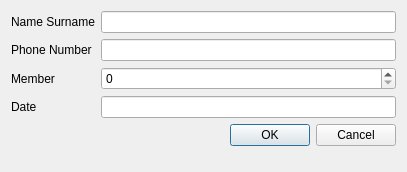
<?xml version="1.0" encoding="UTF-8"?>
<ui version="4.0">
 <class>name</class>
 <widget class="QDialog" name="name">
  <property name="geometry">
   <rect>
    <x>0</x>
    <y>0</y>
    <width>407</width>
    <height>172</height>
   </rect>
  </property>
  <property name="windowTitle">
   <string>Dialog</string>
  </property>
  <layout class="QFormLayout" name="formLayout">
   <item row="0" column="0">
    <widget class="QLabel" name="label">
     <property name="text">
      <string>Name Surname</string>
     </property>
    </widget>
   </item>
   <item row="0" column="1">
    <widget class="QLineEdit" name="lineEdit_2"/>
   </item>
   <item row="1" column="1">
    <widget class="QLineEdit" name="lineEdit"/>
   </item>
   <item row="1" column="0">
    <widget class="QLabel" name="label_2">
     <property name="text">
      <string>Phone Number</string>
     </property>
    </widget>
   </item>
   <item row="2" column="0">
    <widget class="QLabel" name="label_3">
     <property name="text">
      <string>Member</string>
     </property>
    </widget>
   </item>
   <item row="2" column="1">
    <widget class="QSpinBox" name="spinBox"/>
   </item>
   <item row="3" column="0">
    <widget class="QLabel" name="label_4">
     <property name="text">
      <string>Date</string>
     </property>
    </widget>
   </item>
   <item row="3" column="1">
    <widget class="QLineEdit" name="lineEdit_3"/>
   </item>
   <item row="4" column="1">
    <widget class="QDialogButtonBox" name="buttonBox">
     <property name="orientation">
      <enum>Qt::Horizontal</enum>
     </property>
     <property name="standardButtons">
      <set>QDialogButtonBox::Cancel|QDialogButtonBox::Ok</set>
     </property>
    </widget>
   </item>
  </layout>
 </widget>
 <resources/>
 <connections/>
</ui>
